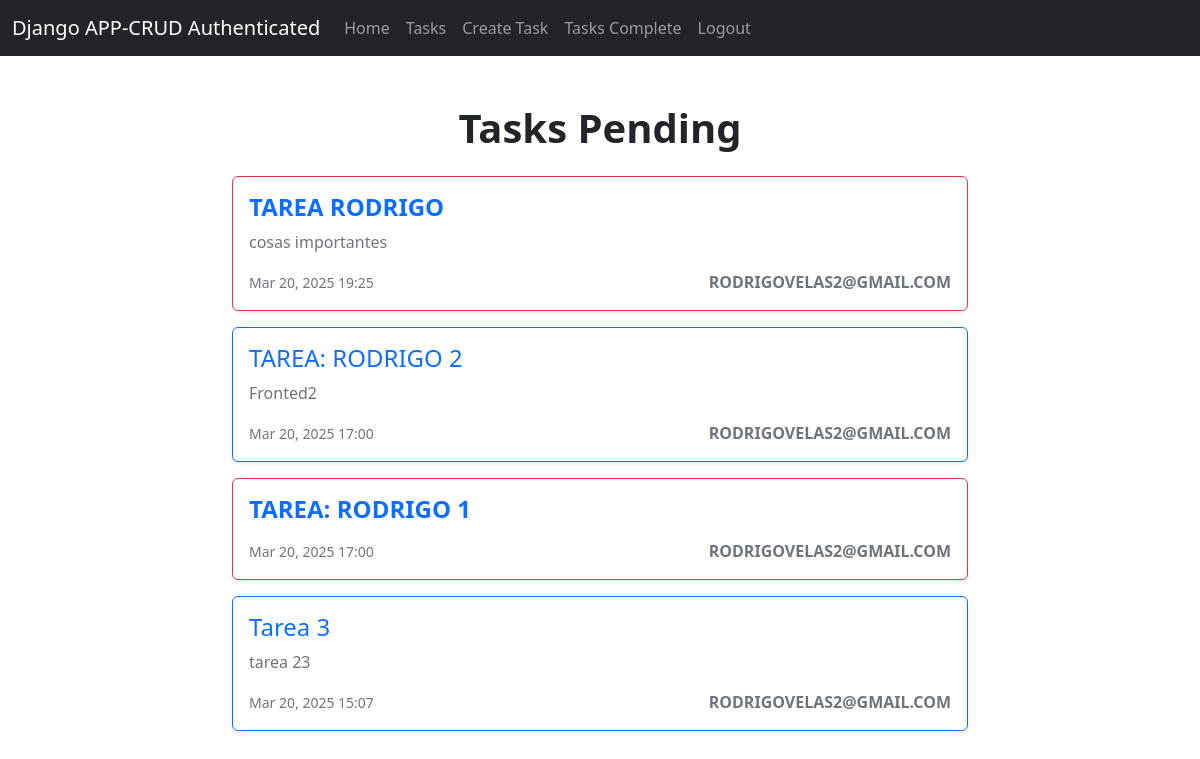
/tasks_complete (signed in), run on the app's committed database.
### task/models.py (models this page shows, shortened)
class Task(models.Model):
    title = models.CharField(max_length=200)
    description = models.TextField(blank=True)
    created = models.DateTimeField(auto_now_add=True)
    dateCompleted = models.DateTimeField(null=True, blank=True)
    important = models.BooleanField(default=False, blank=True)
    user = models.ForeignKey(User, on_delete=models.CASCADE)

### task/views.py (the view)
@login_required
def tasks_complete(request):
    tasks = Task.objects.filter(user=request.user, dateCompleted__isnull=False).order_by('-dateCompleted')
    return render(request, 'tasks.html', {
        'tasks': tasks
    })

### task/templates/tasks.html (shortened to what this page needs)
{% extends 'base.html' %}
{% block content %}
<main class="container my-5">
    <h1 class="text-center mb-4 fw-bold text-dark">Tasks Pending</h1>
    <div class="row justify-content-center">
        <div class="col-md-8">
            {% for task in tasks %}
            <div class="card mb-3 shadow-sm
                {% if task.important %} border-2 border-danger {% else %}border-2 border-primary{% endif %}">
                <div class="card-body">
                    <h4 class="{% if task.important %}text-danger fw-bold{% else %}text-primary{% endif %}">
                        <a href="{% url 'task_detail' task.id %}" class="text-decoration-none">
                            {{ task.title }}
                        </a>
                    </h4>
                    <p class="text-muted">{{ task.description }}</p>
                    <small class="text-secondary">
                         {{ task.dateCompleted|date:"M j, Y H:i" }}
                    </small>
                    <span class="float-end text-uppercase text-secondary fw-bold">
                         {{ task.user }}
                    </span>
                </div>
            </div>
            {% empty %}
            <div class="alert alert-info text-center">
                No tasks pending
            </div>
            {% endfor %}
        </div>
    </div>
</main>
{% endblock %}

### data on the page
Task: title "TAREA RODRIGO", description "cosas importantes", dateCompleted "Mar 20, 2025 19:25", user "RODRIGOVELAS2@GMAIL.COM"
Task: title "TAREA: RODRIGO 2", description "Fronted2", dateCompleted "Mar 20, 2025 17:00", user "RODRIGOVELAS2@GMAIL.COM"
Task: title "TAREA: RODRIGO 1", dateCompleted "Mar 20, 2025 17:00", user "RODRIGOVELAS2@GMAIL.COM"
Task: title "Tarea 3", description "tarea 23", dateCompleted "Mar 20, 2025 15:07", user "RODRIGOVELAS2@GMAIL.COM"
